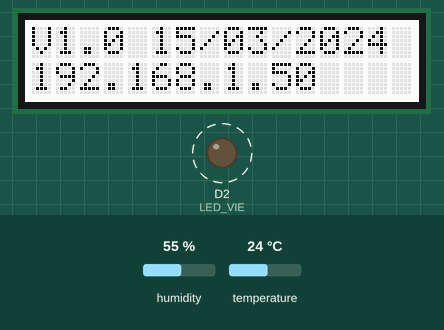
Simulated run of this sketch. Board: Arduino Uno R4 WiFi. Shown: 16×2 character LCD, output pins drawn as LEDs (lit = HIGH). Dashed ring = blinking. The test bench sets the inputs (shaded band); at power-on: humidity 55 %, temperature 24 °C. WiFi joins after 1.5 s; servers stay silent unless stated; network time is answered at once with the bench clock; the local clock reads 2024-03-15 10:24:30 at power-on unless the sketch sets it; no MQTT or app messages arrive unless stated; what the sketch prints to the serial monitor is not drawn.

Above: at 2.7 s.
2.8 s: humidity set to 22 %
At 9.63 s:
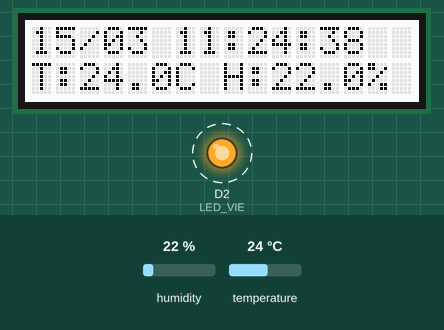
9.7 s: temperature set to 12 °C
At 11.93 s:
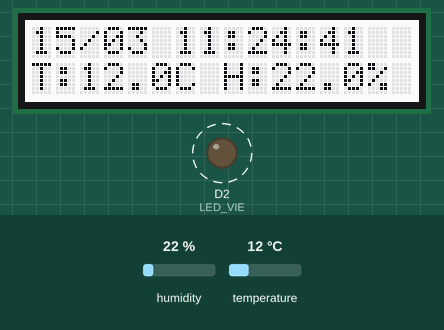
13.3 s: humidity set to 40 %
At 14.21 s:
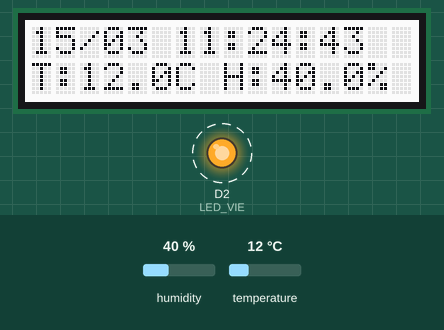
16.6 s: temperature set to 19 °C
At 18.26 s:
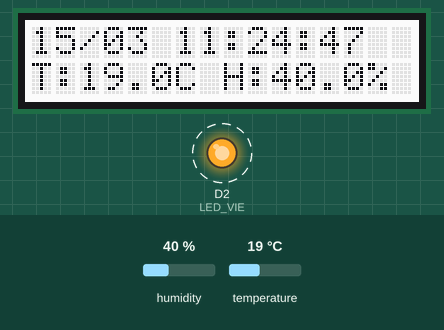
Timing chart, 0 to 20.9 s (numbered marks = the images above; inputs shaded):
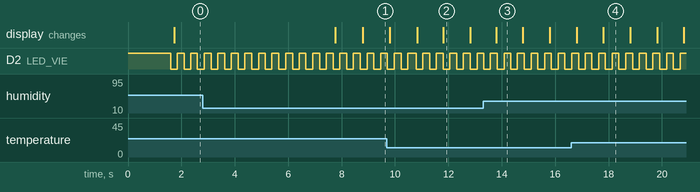

The sketch:

temphumix_r4_mqtt_44666.ino
```cpp
#include "arduino_secrets.h"

/*
 * IMT Nord Europe - Projet IoT
 * TP 6.1.4 - Publication MQTT
 * Arduino UNO R4 WiFi - TempHumiX
 *
 * Identifiant du capteur : 44666
 * DHT22 : A0
 * LED_VIE : D2 (active LOW)
 * LCD : I2C Grove 16x2
 *
 * WiFi : IoT IMT Nord Europe
 * NTP : 192.168.1.254
 * MQTT : 192.168.1.1:1883
 */

#include <WiFiS3.h>
#include <WiFiUdp.h>
#include <ArduinoMqttClient.h>
#include <NTPClient.h>
#include <Wire.h>
#include <rgb_lcd.h>
#include <DHT.h>
#include "RTC.h"

// ====================================
// 1. Configuration WiFi
// ====================================


// ====================================
// 2. Configuration MQTT
// ====================================

IPAddress MQTT_BROKER(192, 168, 1, 1);
const int MQTT_PORT = 1883;

const char MQTT_CLIENT_ID[] = "IdO_Client_44666";


const char TOPIC_VERSION[] = "/iot/VERSION_44666";
const char TOPIC_TEMP[] = "/iot/TEMPERATURE_44666";
const char TOPIC_HUM[] = "/iot/HUMIDITY_44666";
const char TOPIC_DATE[] = "/iot/GET_DATE_44666";

// ====================================
// 3. Configuration capteur
// ====================================

#define DHTPIN A0
#define DHTTYPE DHT22
#define LED_VIE 2

DHT dht(DHTPIN, DHTTYPE);
rgb_lcd lcd;

// ====================================
// 4. Clients reseau
// ====================================

WiFiUDP ntpUDP;

NTPClient ntp(
  ntpUDP,
  IPAddress(192, 168, 1, 254),
  0,
  60000
);

WiFiClient wifiClient;
MqttClient mqttClient(wifiClient);

// ====================================
// 5. Variables globales
// ====================================

bool wifiConnecte = false;
bool ntpDemarre = false;
bool rtcDisponible = false;
bool heureSynchronisee = false;
bool mesuresValides = false;
bool etatLED = false;

float temperature = 0.0;
float humidite = 0.0;

unsigned long dernierLED = 0;
unsigned long derniereMesure = 0;
unsigned long dernierLCD = 0;

unsigned long derniereTentativeWiFi = 0;
unsigned long derniereTentativeNTP = 0;
unsigned long derniereTentativeMQTT = 0;

unsigned long dernierePublication = 0;
unsigned long debutAccueil = 0;

// ====================================
// 6. Verification WiFi
// ====================================

bool wifiOK() {

  if (WiFi.status() != WL_CONNECTED) {
    return false;
  }

  IPAddress ip = WiFi.localIP();

  return ip != IPAddress(0, 0, 0, 0);
}

// ====================================
// 7. Initialisation WiFi
// ====================================

void setup_wifi() {

  Serial.println("Connexion WiFi...");

  WiFi.begin(WIFI_SSID, WIFI_PASS);

  derniereTentativeWiFi = millis();
}

// ====================================
// 8. Gestion WiFi
// ====================================

void gererWiFi() {

  bool ok = wifiOK();

  if (ok && !wifiConnecte) {

    wifiConnecte = true;

    Serial.println("WiFi connecte !");
    Serial.print("IP : ");
    Serial.println(WiFi.localIP());

    // Demarrer NTP apres WiFi
    ntp.begin();
    ntpDemarre = true;

    derniereTentativeNTP =
      millis() - 15000UL;

    derniereTentativeMQTT =
      millis() - 10000UL;
  }

  if (!ok && wifiConnecte) {

    wifiConnecte = false;

    Serial.println("WiFi deconnecte");

    if (ntpDemarre) {
      ntp.end();
      ntpDemarre = false;
    }

    mqttClient.stop();
  }

  // Reconnexion toutes les 20 secondes
  if (!ok &&
      millis() - derniereTentativeWiFi >= 20000UL) {

    setup_wifi();
  }
}

// ====================================
// 9. Heure ete / hiver France
// ====================================

int jourSemaine(int an, int mois, int jour) {

  const int t[] = {
    0, 3, 2, 5, 0, 3,
    5, 1, 4, 6, 2, 4
  };

  if (mois < 3) {
    an--;
  }

  return (
    an + an / 4 - an / 100 +
    an / 400 + t[mois - 1] + jour
  ) % 7;
}

int decalageFrance(const RTCTime &utc) {

  int mois = Month2int(utc.getMonth());
  int jour = utc.getDayOfMonth();
  int heure = utc.getHour();

  if (mois < 3 || mois > 10) return 1;
  if (mois > 3 && mois < 10) return 2;

  int dernierDimanche =
    31 - jourSemaine(utc.getYear(), mois, 31);

  if (mois == 3) {

    return (
      jour > dernierDimanche ||
      (jour == dernierDimanche && heure >= 1)
    ) ? 2 : 1;
  }

  return (
    jour < dernierDimanche ||
    (jour == dernierDimanche && heure < 1)
  ) ? 2 : 1;
}

// ====================================
// 10. Lecture RTC
// ====================================

bool lireHeureLocale(RTCTime &locale) {

  if (!heureSynchronisee || !rtcDisponible) {
    return false;
  }

  RTCTime utc;

  if (!RTC.getTime(utc)) {
    return false;
  }

  time_t timestamp =
    utc.getUnixTime() +
    decalageFrance(utc) * 3600L;

  locale = RTCTime(timestamp);

  return true;
}

// ====================================
// 11. Synchronisation NTP
// ====================================

void synchroniserNTP() {

  if (!wifiConnecte ||
      !ntpDemarre ||
      !rtcDisponible) {
    return;
  }

  unsigned long intervalle =
    heureSynchronisee ? 900000UL : 15000UL;

  if (millis() - derniereTentativeNTP < intervalle) {
    return;
  }

  derniereTentativeNTP = millis();

  Serial.println("Synchronisation NTP...");
  Serial.println("Serveur : 192.168.1.254");

  if (ntp.forceUpdate()) {

    unsigned long epoch = ntp.getEpochTime();

    if (epoch < 1700000000UL) {
      Serial.println("Date NTP invalide");
      return;
    }

    RTCTime heureUTC((time_t)epoch);

    if (RTC.setTime(heureUTC)) {

      if (!heureSynchronisee) {
        debutAccueil = millis();
      }

      heureSynchronisee = true;

      Serial.println("NTP OK !");
      Serial.println("RTC synchronisee");

    } else {

      Serial.println("Erreur RTC");
    }

  } else {

    Serial.println("NTP indisponible");
  }
}

// ====================================
// 12. Acquisition DHT22
// ====================================

void lireDHT22() {

  float t = dht.readTemperature();
  float h = dht.readHumidity();

  if (isnan(t) || isnan(h)) {

    Serial.println("Erreur DHT22");
    return;
  }

  temperature = t;
  humidite = h;
  mesuresValides = true;

  Serial.print("Temperature : ");
  Serial.print(temperature, 1);
  Serial.print(" C | Humidite : ");
  Serial.print(humidite, 1);
  Serial.println(" %");
}

// ====================================
// 13. Affichage LCD
// ====================================

void afficherLigne(byte ligne, const char *texte) {

  lcd.setCursor(0, ligne);
  lcd.print("                ");

  lcd.setCursor(0, ligne);
  lcd.print(texte);
}

void afficherMesures() {

  lcd.setCursor(0, 1);
  lcd.print("                ");
  lcd.setCursor(0, 1);

  if (!mesuresValides) {

    lcd.print("Attente DHT22");
    return;
  }

  lcd.print("T:");
  lcd.print(temperature, 1);
  lcd.print("C H:");
  lcd.print(humidite, 1);
  lcd.print("%");
}

void afficherLCD() {

  if (!wifiConnecte) {

    afficherLigne(0, "WiFi en attente");
    afficherMesures();
    return;
  }

  if (!heureSynchronisee) {

    afficherLigne(0, "NTP en attente");
    afficherMesures();
    return;
  }

  RTCTime locale;

  if (!lireHeureLocale(locale)) {

    afficherLigne(0, "Erreur RTC");
    afficherMesures();
    return;
  }

  char ligne[17];

  // Ecran d'accueil du professeur
  if (millis() - debutAccueil < 6000UL) {

    snprintf(
      ligne,
      sizeof(ligne),
      "V1.0 %02d/%02d/%04d",
      locale.getDayOfMonth(),
      Month2int(locale.getMonth()),
      locale.getYear()
    );

    afficherLigne(0, ligne);

    lcd.setCursor(0, 1);
    lcd.print("                ");
    lcd.setCursor(0, 1);
    lcd.print(WiFi.localIP());

  } else {

    // Date + heure
    snprintf(
      ligne,
      sizeof(ligne),
      "%02d/%02d %02d:%02d:%02d",
      locale.getDayOfMonth(),
      Month2int(locale.getMonth()),
      locale.getHour(),
      locale.getMinutes(),
      locale.getSeconds()
    );

    afficherLigne(0, ligne);
    afficherMesures();
  }
}

// ====================================
// 14. Initialisation MQTT
// ====================================

// 0 si connexion reussie
// Code erreur dans les autres cas

int setup_mqtt() {

  if (!wifiOK()) {
    return -10;
  }

  if (mqttClient.connected()) {
    return 0;
  }

  Serial.println("Connexion MQTT...");
  Serial.println("Broker : 192.168.1.1:1883");

  if (mqttClient.connect(MQTT_BROKER, MQTT_PORT)) {

    Serial.println("MQTT OK !");
    return 0;
  }

  int erreur = mqttClient.connectError();

  Serial.print("Erreur MQTT : ");
  Serial.println(erreur);

  return erreur;
}

// ====================================
// 15. Gestion MQTT
// ====================================

void gererMQTT() {

  if (!wifiConnecte) {
    return;
  }

  if (mqttClient.connected()) {

    // Maintenir la connexion MQTT
    mqttClient.poll();

  } else if (
    millis() - derniereTentativeMQTT >= 10000UL
  ) {

    derniereTentativeMQTT = millis();

    setup_mqtt();
  }
}

// ====================================
// 16. Publier une chaine MQTT
// ====================================

void publierChaine(
  const char *topic,
  const char *message
) {

  mqttClient.beginMessage(topic);

  mqttClient.print(message);

  mqttClient.endMessage();

  Serial.print("PUB ");
  Serial.print(topic);
  Serial.print(" = ");
  Serial.println(message);
}

// ====================================
// 17. Publication MQTT
// ====================================

void publierMQTT() {

  if (!mqttClient.connected()) {
    return;
  }

  // 1. Version
  publierChaine(TOPIC_VERSION, "1.0");

  // 2. Temperature et humidite
  if (mesuresValides) {

    mqttClient.beginMessage(TOPIC_TEMP);
    mqttClient.print(temperature, 1);
    mqttClient.endMessage();

    mqttClient.beginMessage(TOPIC_HUM);
    mqttClient.print(humidite, 1);
    mqttClient.endMessage();

    Serial.println("PUB temperature / humidite");
  }

  // 3. Date et heure
  RTCTime locale;

  if (lireHeureLocale(locale)) {

    char dateHeure[24];

    snprintf(
      dateHeure,
      sizeof(dateHeure),
      "%02d/%02d/%04d %02d:%02d:%02d",
      locale.getDayOfMonth(),
      Month2int(locale.getMonth()),
      locale.getYear(),
      locale.getHour(),
      locale.getMinutes(),
      locale.getSeconds()
    );

    publierChaine(TOPIC_DATE, dateHeure);

  } else {

    Serial.println("Date non disponible");
  }
}

// ====================================
// 18. Setup
// ====================================

void setup() {

  Serial.begin(9600);

  // LED de vie
  pinMode(LED_VIE, OUTPUT);
  digitalWrite(LED_VIE, HIGH);

  // DHT22
  dht.begin();

  // LCD
  Wire.begin();
  lcd.begin(16, 2);
  lcd.clear();

  afficherLigne(0, "Demarrage...");

  // RTC
  rtcDisponible = RTC.begin();

  if (!rtcDisponible) {
    Serial.println("Erreur RTC");
  }

  // Configuration client MQTT
  mqttClient.setId(MQTT_CLIENT_ID);

  mqttClient.setUsernamePassword(
    MQTT_USER,
    MQTT_PASS
  );

  mqttClient.setKeepAliveInterval(60000);
  mqttClient.setConnectionTimeout(3000);

  // WiFi
  setup_wifi();

  derniereMesure = millis() - 2000UL;

  Serial.println("TempHumiX 44666 demarre");
}

// ====================================
// 19. Loop
// ====================================

void loop() {

  unsigned long maintenant = millis();

  // LED 2 Hz
  if (maintenant - dernierLED >= 250UL) {

    dernierLED = maintenant;

    etatLED = !etatLED;

    digitalWrite(
      LED_VIE,
      etatLED ? LOW : HIGH
    );
  }

  // Mesures toutes les 2 secondes
  if (maintenant - derniereMesure >= 2000UL) {

    derniereMesure = maintenant;

    lireDHT22();
  }

  // Gestion reseau
  gererWiFi();

  // Synchronisation RTC
  synchroniserNTP();

  // Gestion connexion MQTT
  gererMQTT();

  // Publication toutes les 2 secondes
  if (millis() - dernierePublication >= 2000UL) {

    dernierePublication = millis();

    publierMQTT();
  }

  // Affichage toutes les secondes
  if (millis() - dernierLCD >= 1000UL) {

    dernierLCD = millis();

    afficherLCD();
  }

  delay(10);
}
```

arduino_secrets.example.h
```cpp
#pragma once

const char WIFI_SSID[] = "REPLACE_ME";
const char WIFI_PASS[] = "REPLACE_ME";
const char MQTT_USER[] = "REPLACE_ME";
const char MQTT_PASS[] = "REPLACE_ME";
```

Measured:
- by itself, D2 (LED_VIE): alternates HIGH for 0.25 s and LOW for 0.25 s
- what the display in image 2 shows lasts 1.0 s, from 11.8 s to 12.8 s
